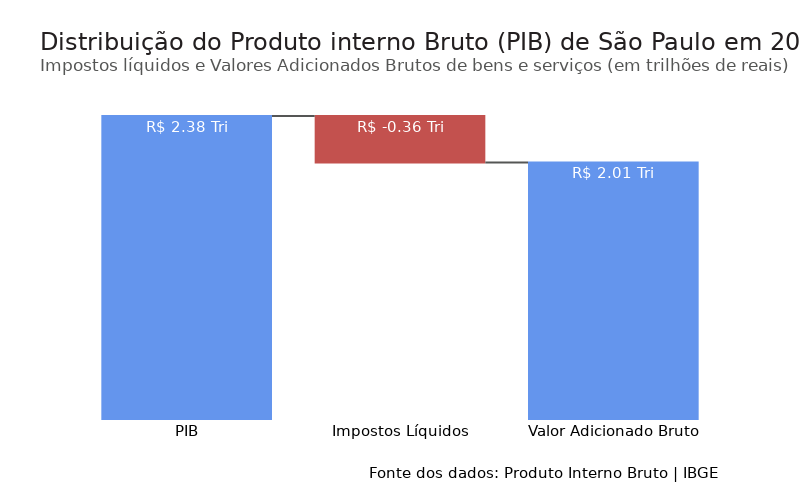

The code cell stored with this chart in its notebook:
### Code cell
fig = go.Figure(go.Waterfall(name='', orientation='v', measure=sp['Medidas'],
                             x=sp['Indicadores'], y=sp['Valores'],
                             textposition='inside',
                             connector_line={'color': CINZA3},
                             totals_marker={'color': AZUL3},
                             decreasing_marker={'color': VERMELHO1}))

fig.update_layout(width=800, height=500, font_family='DejaVu Sans',
                  font_size=15, font=dict(color='black'), title_font_color=CINZA1,
                  title_font_size=24, title_text='Distribuição do Produto interno Bruto (PIB) de São Paulo em 2020' + 
                  '<br><sup size=1 style="color:#555655">Impostos líquidos e Valores' + ' Adicionados Brutos de bens e serviços (em trilhões de reais)</sup>', plot_bgcolor=BRANCO,
                  hovermode='closest')

fig.add_annotation(x=sp['Indicadores'][0], y=sp['Valores'][0],
                   text=sp['Valores_str'][0], showarrow=False,
                   xanchor='center', yanchor='top',
                   font=dict(color='white'))

fig.add_annotation(x=sp['Indicadores'][1], y=sp['Valores'][0],
                   text=sp['Valores_str'][1], showarrow=False,
                   xanchor='center', yanchor='top',
                   font=dict(color='white'))

fig.add_annotation(x=sp['Indicadores'][2], y=sp['Valores'][2],
                   text=sp['Valores_str'][2], showarrow=False,
                   xanchor='center', yanchor='top',
                   font=dict(color='white'))

fig.add_annotation(text='Fonte dos dados: <a href="https://sidra.ibge.gov.br/pesquisa/pib-munic/tabelas">Produto Interno Bruto | IBGE</a>',
                   align="left", xref="paper", yref = "paper", x=1, y=-0.2, showarrow=False)

fig.update_yaxes(showticklabels=False)

fig.show()

### Figure 1 — Plotly figure (JSON) as saved in the notebook; plotly's stock layout.template omitted (floating-point values rounded to 4 significant figures)
{"data": [{"connector": {"line": {"color": "#555655"}}, "decreasing": {"marker": {"color": "#C3514E"}}, "measure": ["absolute", "relative", "total"], "name": "", "orientation": "v", "textposition": "inside", "totals": {"marker": {"color": "#6495ED"}}, "type": "waterfall", "x": ["PIB", "Impostos Líquidos", "Valor Adicionado Bruto"], "y": [2377638979835, -362788671543, 2014850308310]}], "layout": {"annotations": [{"font": {"color": "white"}, "showarrow": false, "text": "R$ 2.38 Tri", "x": "PIB", "xanchor": "center", "y": 2377638979835, "yanchor": "top"}, {"font": {"color": "white"}, "showarrow": false, "text": "R$ -0.36 Tri", "x": "Impostos Líquidos", "xanchor": "center", "y": 2377638979835, "yanchor": "top"}, {"font": {"color": "white"}, "showarrow": false, "text": "R$ 2.01 Tri", "x": "Valor Adicionado Bruto", "xanchor": "center", "y": 2014850308310, "yanchor": "top"}, {"align": "left", "showarrow": false, "text": "Fonte dos dados: <a href=\"https://sidra.ibge.gov.br/pesquisa/pib-munic/tabelas\">Produto Interno Bruto | IBGE</a>", "x": 1, "xref": "paper", "y": -0.2, "yref": "paper"}], "font": {"color": "black", "family": "DejaVu Sans", "size": 15}, "height": 500, "hovermode": "closest", "plot_bgcolor": "#FFFFFF", "title": {"font": {"color": "#231F20", "size": 24}, "text": "Distribuição do Produto interno Bruto (PIB) de São Paulo em 2020<br><sup size=1 style=\"color:#555655\">Impostos líquidos e Valores Adicionados Brutos de bens e serviços (em trilhões de reais)</sup>"}, "width": 800, "yaxis": {"showticklabels": false}}}
